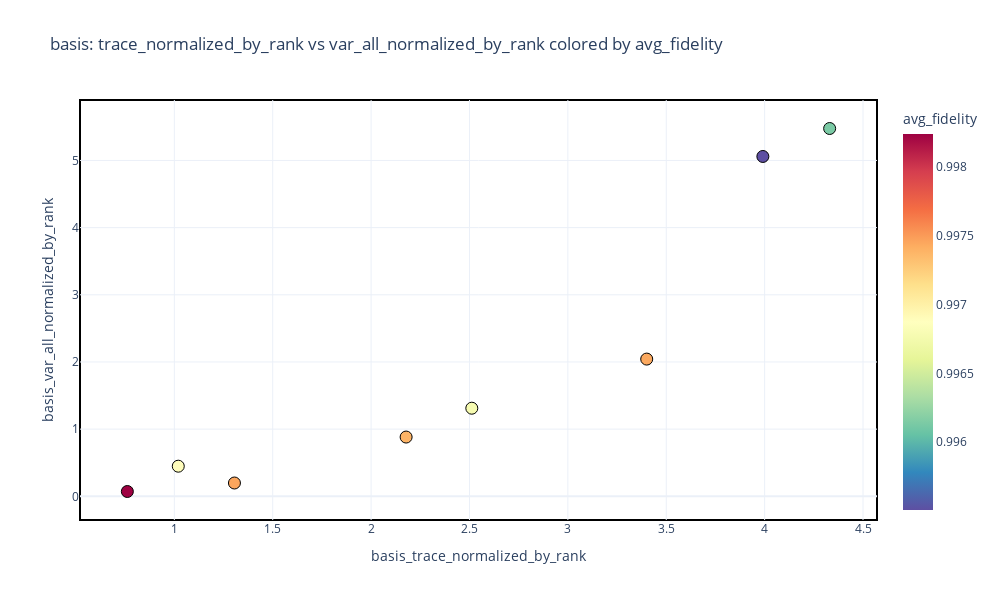

Notebook code for this chart:
### Code cell
fig = plot_two_metrics_with_color(
    df_agg_by_test_key,
    qfim_type="basis",
    x_metric="trace_normalized_by_rank",
    y_metric="var_all_normalized_by_rank",
    color_metric="avg_fidelity",
    add_trendline=False
)
fig.show()

### Figure 1 — Plotly figure (JSON) as saved in the notebook; plotly's stock layout.template omitted (floating-point values rounded to 4 significant figures)
{"data": [{"customdata": [["test104"], ["test122"], ["test129"], ["test175"], ["test18"], ["test197"], ["test7"], ["test79"]], "hovertemplate": "basis_trace_normalized_by_rank=%{x}<br>basis_var_all_normalized_by_rank=%{y}<br>test_key=%{customdata[0]}<br>avg_fidelity=%{marker.color}<extra></extra>", "legendgroup": "", "marker": {"color": [0.9955, 0.9961, 0.9975, 0.9968, 0.9982, 0.9969, 0.9974, 0.9974], "coloraxis": "coloraxis", "line": {"color": "black", "width": 1}, "size": 12, "symbol": "circle"}, "mode": "markers", "name": "", "orientation": "v", "showlegend": false, "type": "scatter", "x": [3.991, 4.33, 1.305, 2.512, 0.7612, 1.02, 2.178, 3.401], "xaxis": "x", "y": [5.059, 5.476, 0.1984, 1.312, 0.07192, 0.4485, 0.8824, 2.043], "yaxis": "y"}], "layout": {"coloraxis": {"colorbar": {"title": {"text": "avg_fidelity"}}, "colorscale": [[0, "rgb(94,79,162)"], [0.1, "rgb(50,136,189)"], [0.2, "rgb(102,194,165)"], [0.3, "rgb(171,221,164)"], [0.4, "rgb(230,245,152)"], [0.5, "rgb(255,255,191)"], [0.6, "rgb(254,224,139)"], [0.7, "rgb(253,174,97)"], [0.8, "rgb(244,109,67)"], [0.9, "rgb(213,62,79)"], [1, "rgb(158,1,66)"]]}, "height": 600, "legend": {"tracegroupgap": 0}, "shapes": [{"layer": "below", "line": {"color": "black", "width": 2}, "type": "rect", "x0": 0, "x1": 1, "xref": "paper", "y0": 0, "y1": 1, "yref": "paper"}], "title": {"text": "basis: trace_normalized_by_rank vs var_all_normalized_by_rank colored by avg_fidelity"}, "width": 1000, "xaxis": {"anchor": "y", "domain": [0, 1], "title": {"text": "basis_trace_normalized_by_rank"}}, "yaxis": {"anchor": "x", "domain": [0, 1], "title": {"text": "basis_var_all_normalized_by_rank"}}}}
